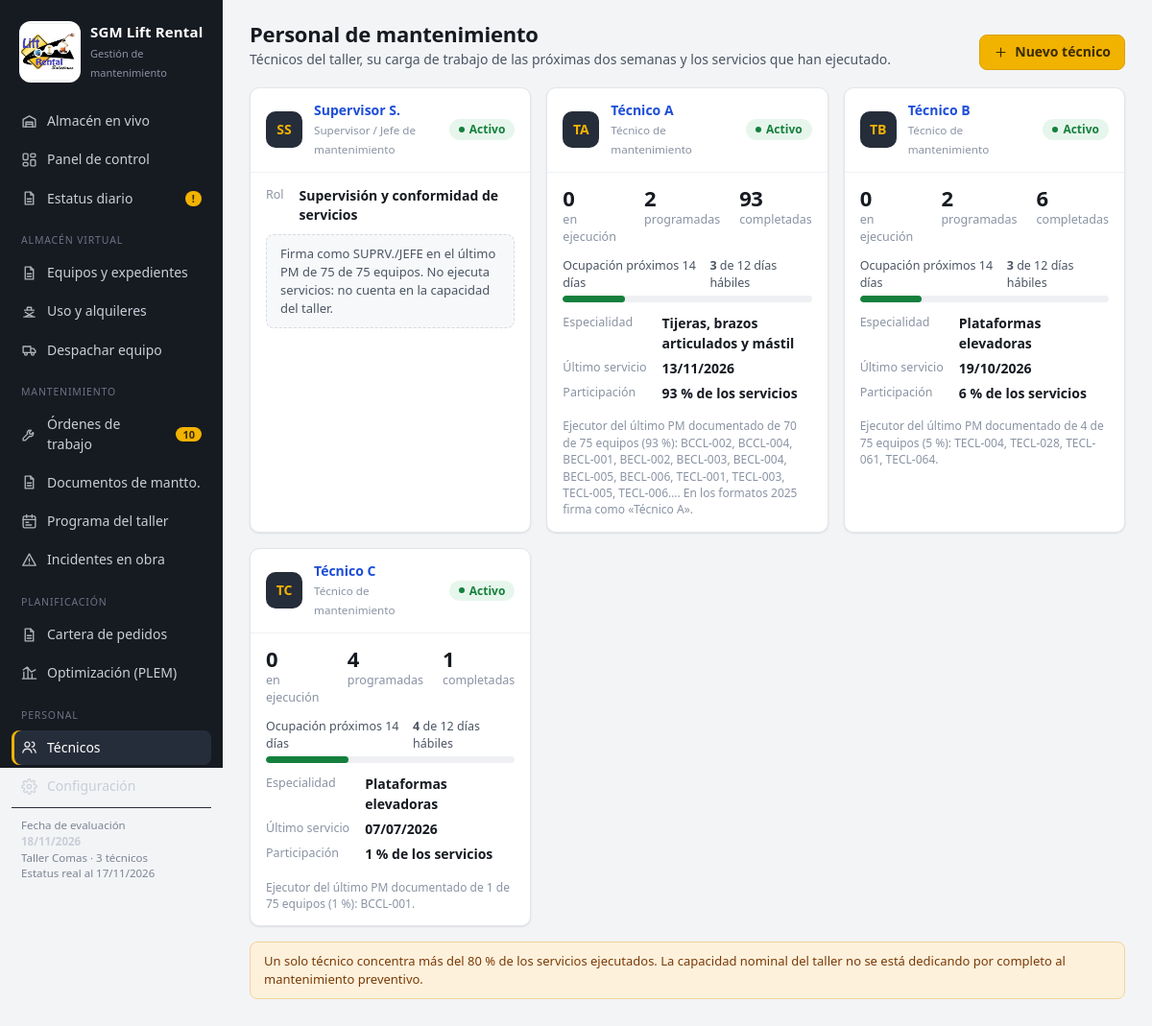
/personal, run on the app's committed database.
### tables this page shows
CREATE TABLE tecnicos (
    id INTEGER PRIMARY KEY,
    nombre TEXT NOT NULL,
    cargo TEXT DEFAULT 'Técnico de mantenimiento',
    especialidad TEXT,
    dni TEXT, telefono TEXT, correo TEXT,
    fecha_ingreso TEXT,
    activo INTEGER NOT NULL DEFAULT 1,
    ejecuta INTEGER NOT NULL DEFAULT 1,   -- 1 = ejecuta servicios (cuenta en la capacidad del taller)
    notas TEXT
);

### app.py (the view)
@app.route("/personal")
def personal():
    c = cfg()
    ref = L.fecha_ref(c)
    tecs = db().execute("SELECT * FROM tecnicos ORDER BY activo DESC, nombre").fetchall()
    agenda = L.agenda_tecnicos(db(), ref, 14)
    stats = {}
    for t in tecs:
        r = db().execute(
            """SELECT SUM(o.estado='Completada') comp, SUM(o.estado='En ejecución') ejec,
                      SUM(o.estado='Programada') prog, MAX(CASE WHEN o.estado='Completada' THEN o.fecha_fin END) ultimo,
                      SUM(CASE WHEN o.estado='Completada' AND o.fecha_fin >= ? THEN 1 ELSE 0 END) comp90
               FROM ordenes o JOIN orden_tecnicos ot ON ot.orden_id=o.id WHERE ot.tecnico_id=?""",
            (iso(ref - timedelta(days=90)), t["id"])).fetchone()
        dias_ocup = len(agenda.get(t["id"], {}))
        stats[t["id"]] = dict(r, dias_ocupados=dias_ocup, ocupacion=dias_ocup / 12)
    total_comp = sum((s["comp"] or 0) for s in stats.values()) or 1
    return render_template("personal.html", tecs=tecs, stats=stats, total_comp=total_comp)

### app.py (called while the page is built)
def db():
    return base.get_db()

def cfg():
    return L.leer_config(db())

@app.template_filter("fecha")
def f_fecha(v, formato="%d/%m/%Y"):
    d = a_fecha(v) if v else None
    return d.strftime(formato) if d else "—"

@app.template_filter("num")
def f_num(v, dec=0):
    if v is None or v == "":
        return "—"
    s = f"{float(v):,.{dec}f}"
    return s

@app.template_filter("clase")
def f_clase(estado):
    return {"Vigente": "ok", "Por vencer": "warn", "Vencido": "bad", "Sin datos": "none",
            "Disponible": "ok", "En obra": "info", "En taller": "warn", "Fuera de servicio": "bad",
            "Pendiente": "warn", "Programada": "info", "En ejecución": "accent",
            "Completada": "ok", "Cancelada": "none", "Cerrado": "none",
            "apto": "ok", "advertencia": "warn", "bloqueado": "bad",
            "Alta": "bad", "Normal": "info", "Baja": "none",
            "Asignado": "info", "Despachado": "ok", "No atendido": "bad", "Cancelado": "none",
            "Terminada": "ok", "En curso": "accent", "Error": "bad"}.get(estado, "none")

### db.py (called while the page is built)
def conectar():
    con = sqlite3.connect(DB_PATH, detect_types=0)
    con.row_factory = sqlite3.Row
    con.execute("PRAGMA foreign_keys = ON")
    return con

def get_db():
    if "db" not in g:
        g.db = conectar()
    return g.db

def cerrar_db(_exc=None):
    con = g.pop("db", None)
    if con is not None:
        con.close()

### logica.py (called while the page is built)
def a_fecha(v):
    if v is None or v == "":
        return None
    if isinstance(v, date):
        return v
    return datetime.strptime(str(v)[:10], "%Y-%m-%d").date()

def iso(d):
    return d.strftime("%Y-%m-%d") if d else None

def es_domingo(d):
    return d.weekday() == 6

def dias_habiles(inicio, n):
    d, out = a_fecha(inicio), []
    while len(out) < max(1, int(n or 1)):
        if not es_domingo(d):
            out.append(d)
        d += timedelta(days=1)
    return out

def leer_config(db):
    return {r["clave"]: r["valor"] for r in db.execute("SELECT clave, valor FROM config")}

def fecha_ref(cfg):
    return a_fecha(cfg.get("fecha_referencia")) or date.today()

def dias_orden(o):
    inicio = o["fecha_inicio"] if o["estado"] == "En ejecución" and o["fecha_inicio"] else o["fecha_programada"]
    if not inicio:
        return []
    return dias_habiles(inicio, o["duracion_dias"] or 1)

### templates/personal.html (shortened to what this page needs)
{% extends 'base.html' %}
{% from '_m.html' import chip, icono %}
{% block contenido %}
<div class="cab">
  <div>
    <h1>Personal de mantenimiento</h1>
    <p>Técnicos del taller, su carga de trabajo de las próximas dos semanas y los servicios que han ejecutado.</p>
  </div>
  <div class="acciones"><a class="btn pri" href="{{ url_for('tecnico_form') }}">{{ icono('mas') }} Nuevo técnico</a></div>
</div>
<div class="grid g3">
  {% for t in tecs %}
  {% set s = stats[t.id] %}
  <div class="card" style="{{ 'opacity:.6' if not t.activo }}">
    <div class="hd">
      <div class="persona"><span class="avatar">{{ t.nombre[:1] }}{{ t.nombre.split(' ')[-1][:1] }}</span>
        <div><a href="{{ url_for('tecnico', tid=t.id) }}"><b>{{ t.nombre }}</b></a><br><small>{{ t.cargo or 'Técnico' }}</small></div></div>
      {{ chip('Disponible' if t.activo else 'Cancelada', 'Activo' if t.activo else 'Inactivo') }}
    </div>
    {% if not t.ejecuta %}
    <div class="bd stack" style="gap:10px">
      <dl class="dl"><dt>Rol</dt><dd>{{ t.especialidad or 'Supervisión' }}</dd>{% if t.correo %}<dt>Correo</dt><dd><small>{{ t.correo }}</small></dd>{% endif %}</dl>
      {% if t.notas %}<div class="nota">{{ t.notas }}</div>{% endif %}
    </div>
    {% else %}
    <div class="bd stack" style="gap:12px">
      <div style="display:flex;gap:20px">
        <div class="kpi" style="padding:0"><span class="v" style="font-size:22px">{{ s.ejec or 0 }}</span><span class="s">en ejecución</span></div>
        <div class="kpi" style="padding:0"><span class="v" style="font-size:22px">{{ s.prog or 0 }}</span><span class="s">programadas</span></div>
        <div class="kpi" style="padding:0"><span class="v" style="font-size:22px">{{ s.comp or 0 }}</span><span class="s">completadas</span></div>
      </div>
      <div class="medidor">
        <div class="fila"><span>Ocupación próximos 14 días</span><span><b>{{ s.dias_ocupados }}</b> de 12 días hábiles</span></div>
        <div class="prog"><span class="{{ 'bad' if s.ocupacion >= 1 else ('warn' if s.ocupacion >= 0.8 else 'ok') }}" style="width: {{ [s.ocupacion * 100, 100]|min }}%"></span></div>
      </div>
      <dl class="dl">
        <dt>Especialidad</dt><dd>{{ t.especialidad or '—' }}</dd>
        <dt>Último servicio</dt><dd>{{ s.ultimo|fecha }}</dd>
        <dt>Participación</dt><dd>{{ ((s.comp or 0) / total_comp * 100)|num(0) }} % de los servicios</dd>
      </dl>
      {% if t.notas %}<div class="ayuda">{{ t.notas }}</div>{% endif %}
    </div>
    {% endif %}
  </div>
  {% endfor %}
</div>
{% if tecs and (stats.values()|map(attribute='comp')|map('default', 0, true)|max) / total_comp > 0.8 %}
<div class="nota warn" style="margin-top:16px">Un solo técnico concentra más del 80 % de los servicios ejecutados. La capacidad nominal del taller no se está dedicando por completo al mantenimiento preventivo.</div>
{% endif %}
{% endblock %}

### templates/_m.html (shortened to what this page needs)
{% macro chip(e, texto=None) -%}<span class="chip {{ e|clase }}">{{ texto or e }}</span>{%- endmacro %}
{% macro icono(n) -%}
<svg viewBox="0 0 24 24" fill="none" stroke="currentColor" stroke-width="1.9" stroke-linecap="round" stroke-linejoin="round">
{%- if n == 'panel' %}<rect x="3" y="3" width="7" height="9" rx="1.5"/><rect x="14" y="3" width="7" height="5" rx="1.5"/><rect x="14" y="12" width="7" height="9" rx="1.5"/><rect x="3" y="16" width="7" height="5" rx="1.5"/>
{%- elif n == 'almacen' %}<path d="M3 9l9-5 9 5v11H3z"/><path d="M7 20v-7h10v7M7 16h10"/>
{%- elif n == 'uso' %}<path d="M4 20h16M6 20l12-7M6 13l12 7M5 10h14M9 10V6h6v4"/>
{%- elif n == 'despacho' %}<path d="M3 7h11v9H3zM14 10h4l3 3v3h-7"/><circle cx="7" cy="18" r="2"/><circle cx="17" cy="18" r="2"/>
{%- elif n == 'mant' %}<path d="M14.7 6.3a4 4 0 0 0-5.4 5.2L3 17.8V21h3.2l6.3-6.3a4 4 0 0 0 5.2-5.4l-2.6 2.6-2.4-.6-.6-2.4z"/>
{%- elif n == 'taller' %}<rect x="3" y="4" width="18" height="17" rx="2"/><path d="M3 9h18M8 2v4M16 2v4M7 13h4M7 17h8"/>
{%- elif n == 'personal' %}<circle cx="9" cy="8" r="3.5"/><path d="M2.5 20c.8-3.5 3.4-5.5 6.5-5.5s5.7 2 6.5 5.5"/><path d="M16 4.5a3.5 3.5 0 0 1 0 7M18 14.8c1.8.8 3 2.6 3.5 5.2"/>
{%- elif n == 'incidente' %}<path d="M12 3l9.5 17h-19z"/><path d="M12 10v4M12 17.2v.3"/>
{%- elif n == 'config' %}<circle cx="12" cy="12" r="3"/><path d="M19.4 15a1.6 1.6 0 0 0 .3 1.8l.1.1a2 2 0 1 1-2.8 2.8l-.1-.1a1.6 1.6 0 0 0-2.7 1.1V21a2 2 0 1 1-4 0v-.1a1.6 1.6 0 0 0-2.7-1.1l-.1.1a2 2 0 1 1-2.8-2.8l.1-.1a1.6 1.6 0 0 0-1.1-2.7H3a2 2 0 1 1 0-4h.1a1.6 1.6 0 0 0 1.1-2.7l-.1-.1a2 2 0 1 1 2.8-2.8l.1.1a1.6 1.6 0 0 0 2.7-1.1V3a2 2 0 1 1 4 0v.1a1.6 1.6 0 0 0 2.7 1.1l.1-.1a2 2 0 1 1 2.8 2.8l-.1.1a1.6 1.6 0 0 0 1.1 2.7H21a2 2 0 1 1 0 4h-.1a1.6 1.6 0 0 0-1.5 1.3z"/>
{%- elif n == 'optim' %}<path d="M4 20V10M10 20V4M16 20v-7M22 20H2"/><path d="M3 7l6-4 6 7 6-3"/>
{%- elif n == 'mas' %}<path d="M12 5v14M5 12h14"/>
{%- elif n == 'csv' %}<path d="M12 3v12M7 10l5 5 5-5M4 20h16"/>
{%- elif n == 'print' %}<path d="M6 9V3h12v6M6 18H4v-7h16v7h-2"/><rect x="6" y="14" width="12" height="7"/>
{%- elif n == 'ok' %}<path d="M5 12.5l4.5 4.5L19 7.5"/>
{%- elif n == 'x' %}<path d="M6 6l12 12M18 6L6 18"/>
{%- elif n == 'reloj' %}<circle cx="12" cy="12" r="9"/><path d="M12 7v5l3 2"/>
{%- elif n == 'doc' %}<path d="M14 3H6v18h12V7z"/><path d="M14 3v4h4M9 13h6M9 17h6"/>
{%- endif %}
</svg>
{%- endmacro %}

### static/estilos.css (style rules this page uses)
:root { --bg: #f3f4f6; --panel: #ffffff; --ink: #161a21; --ink-2: #4b5563; --ink-3: #8a93a3; --line: #e2e5ea; --line-2: #eef0f3; --side: #161a21; --side-ink: #c9ced8; --accent: #f2b200; --accent-ink: #3a2c00; --ok: #15803d; --ok-bg: #e7f6ec; --warn: #b45309; --warn-bg: #fdf1dc; --bad: #c62828; --bad-bg: #fde8e8; --info: #1d4ed8; --info-bg: #e6edfd; --none: #6b7280; --none-bg: #eef0f3; --radius: 10px; --shadow: 0 1px 2px rgba(16, 24, 40, .06), 0 1px 3px rgba(16, 24, 40, .04); --mono: "Cascadia Mono", "Consolas", ui-monospace, monospace; }
* { box-sizing: border-box; }
html, body { margin: 0; }
body { font-family: "Segoe UI", system-ui, -apple-system, Roboto, sans-serif; font-size: 14px; line-height: 1.45; color: var(--ink); background: var(--bg); font-variant-numeric: tabular-nums; }
a { color: var(--info); text-decoration: none; }
h1, h2, h3 { margin: 0; line-height: 1.2; }
h1 { font-size: 22px; font-weight: 650; letter-spacing: -.01em; }
small, .muted { color: var(--ink-3); }
.side a.nav svg { width: 17px; height: 17px; flex: none; opacity: .85; }
.cab { display: flex; align-items: flex-end; justify-content: space-between; gap: 16px; margin-bottom: 18px; flex-wrap: wrap; }
.cab p { margin: 4px 0 0; color: var(--ink-2); }
.acciones { display: flex; gap: 8px; flex-wrap: wrap; align-items: center; }
.card { background: var(--panel); border: 1px solid var(--line); border-radius: var(--radius); box-shadow: var(--shadow); }
.card > .hd { display: flex; align-items: center; justify-content: space-between; gap: 10px; padding: 13px 16px; border-bottom: 1px solid var(--line-2); }
.card > .bd { padding: 14px 16px; }
.grid { display: grid; gap: 16px; }
.g3 { grid-template-columns: repeat(3, minmax(0, 1fr)); }
.stack { display: grid; gap: 16px; align-content: start; }
.kpi { padding: 14px 16px; display: flex; flex-direction: column; gap: 2px; }
.kpi .v { font-size: 28px; font-weight: 680; letter-spacing: -.02em; line-height: 1.1; }
.kpi .s { color: var(--ink-3); font-size: 12.5px; }
.prog { height: 7px; background: var(--line-2); border-radius: 99px; overflow: hidden; }
.prog > span { display: block; height: 100%; border-radius: 99px; }
.prog .ok { background: var(--ok); }
.chip { display: inline-flex; align-items: center; gap: 5px; padding: 1px 9px; border-radius: 99px; font-size: 12px; font-weight: 600; white-space: nowrap; border: 1px solid transparent; }
.chip::before { content: ""; width: 6px; height: 6px; border-radius: 50%; background: currentColor; }
.chip.ok { color: var(--ok); background: var(--ok-bg); }
.ayuda { font-size: 12px; color: var(--ink-3); margin-top: 3px; font-weight: 400; }
.btn { display: inline-flex; align-items: center; gap: 7px; font: inherit; font-weight: 600; cursor: pointer; padding: 7px 14px; border-radius: 8px; border: 1px solid #cfd4dc; background: #fff; color: var(--ink); min-height: 36px; white-space: nowrap; }
.btn.pri { background: var(--accent); border-color: #d9a000; color: var(--accent-ink); }
.btn svg { width: 15px; height: 15px; }
.nota { padding: 10px 14px; border-radius: 8px; background: #f7f8fa; border: 1px dashed #d5dae2; color: var(--ink-2); font-size: 13px; }
.nota.warn { background: var(--warn-bg); border: 1px solid #f2d39b; color: #7a3a05; }
.dl { display: grid; grid-template-columns: max-content 1fr; gap: 6px 16px; margin: 0; }
.dl dt { color: var(--ink-3); font-size: 12.5px; }
.dl dd { margin: 0; font-weight: 550; }
.medidor { display: grid; gap: 4px; }
.medidor .fila { display: flex; justify-content: space-between; font-size: 12.5px; color: var(--ink-2); }
.avatar { width: 38px; height: 38px; border-radius: 10px; background: #262d3a; color: var(--accent); display: grid; place-items: center; font-weight: 700; flex: none; }
.persona { display: flex; gap: 12px; align-items: center; }

### data on the page
tecnicos: nombre "S", nombre "Supervisor S.", cargo "Supervisor / Jefe de mantenimiento", texto "Activo", especialidad "Supervisión y conformidad de servicios", notas "Firma como SUPRV./JEFE en el último PM de 75 de 75 equipos. No ejecuta servicios: no cuenta en la capacidad del taller."
tecnicos: nombre "T", nombre "A", nombre "Técnico A", cargo "Técnico de mantenimiento", texto "Activo", ejec "0", prog "2", comp "93", dias_ocupados "3", {{ [s.ocupacion * 100, 100]|min }} 25.0 (drawn), especialidad "Tijeras, brazos articulados y mástil", ultimo|fecha "13/11/2026", notas "Ejecutor del último PM documentado de 70 de 75 equipos (93 %): BCCL-002, BCCL-004, BECL-001, BECL-002, BECL-003, BECL-004, BECL-005, BECL-006, TECL-001, TECL-003, TECL-005, TECL-006…. En los formatos 2025 firma como «Técnico A»."
tecnicos: nombre "T", nombre "B", nombre "Técnico B", cargo "Técnico de mantenimiento", texto "Activo", ejec "0", id "2", comp "6", dias_ocupados "3", {{ [s.ocupacion * 100, 100]|min }} 25.0 (drawn), especialidad "Plataformas elevadoras", ultimo|fecha "19/10/2026", notas "Ejecutor del último PM documentado de 4 de 75 equipos (5 %): TECL-004, TECL-028, TECL-061, TECL-064."
tecnicos: nombre "T", nombre "C", nombre "Técnico C", cargo "Técnico de mantenimiento", texto "Activo", ejec "0", prog "4", comp "1", dias_ocupados "4", {{ [s.ocupacion * 100, 100]|min }} 33.33333333333333 (drawn), especialidad "Plataformas elevadoras", ultimo|fecha "07/07/2026", notas "Ejecutor del último PM documentado de 1 de 75 equipos (1 %): BCCL-001."

### other printed values
{{ OT_ABIERTAS }} "10"
{{ REF|fecha }} "18/11/2026"
{{ CFG.capacidad_tecnicos }} "3"
{{ EST.fecha|fecha('%d/%m/%Y') }} "17/11/2026"
